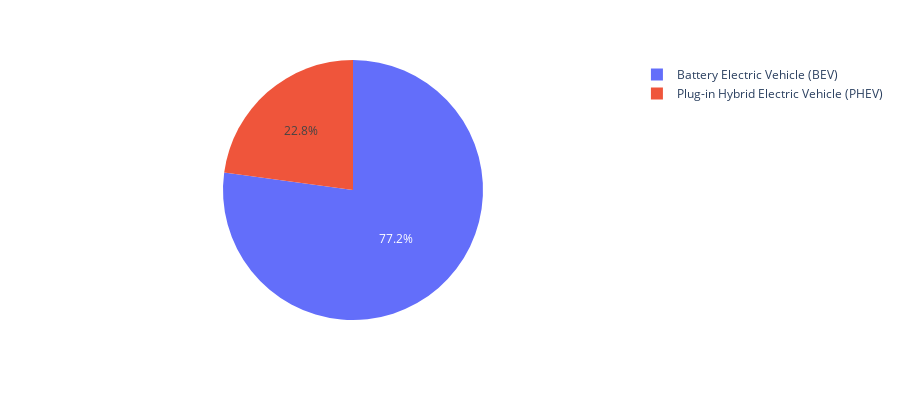

Notebook cell for this chart:
### Code cell
#Percentage of BEV vs PHEV

EV_type = list(df.groupby('Electric Vehicle Type').count()['County'].index)
values = df.groupby('Electric Vehicle Type').count()['County'].values

px.pie(names=EV_type,values=values,height=400)

### Figure 1 — Plotly figure (JSON) as saved in the notebook; plotly's stock layout.template omitted (floating-point values rounded to 4 significant figures)
{"data": [{"domain": {"x": [0, 1], "y": [0, 1]}, "hovertemplate": "label=%{label}<br>value=%{value}<extra></extra>", "labels": ["Battery Electric Vehicle (BEV)", "Plug-in Hybrid Electric Vehicle (PHEV)"], "legendgroup": "", "name": "", "showlegend": true, "type": "pie", "values": [96061, 28445]}], "layout": {"height": 400, "legend": {"tracegroupgap": 0}, "margin": {"t": 60}}}
